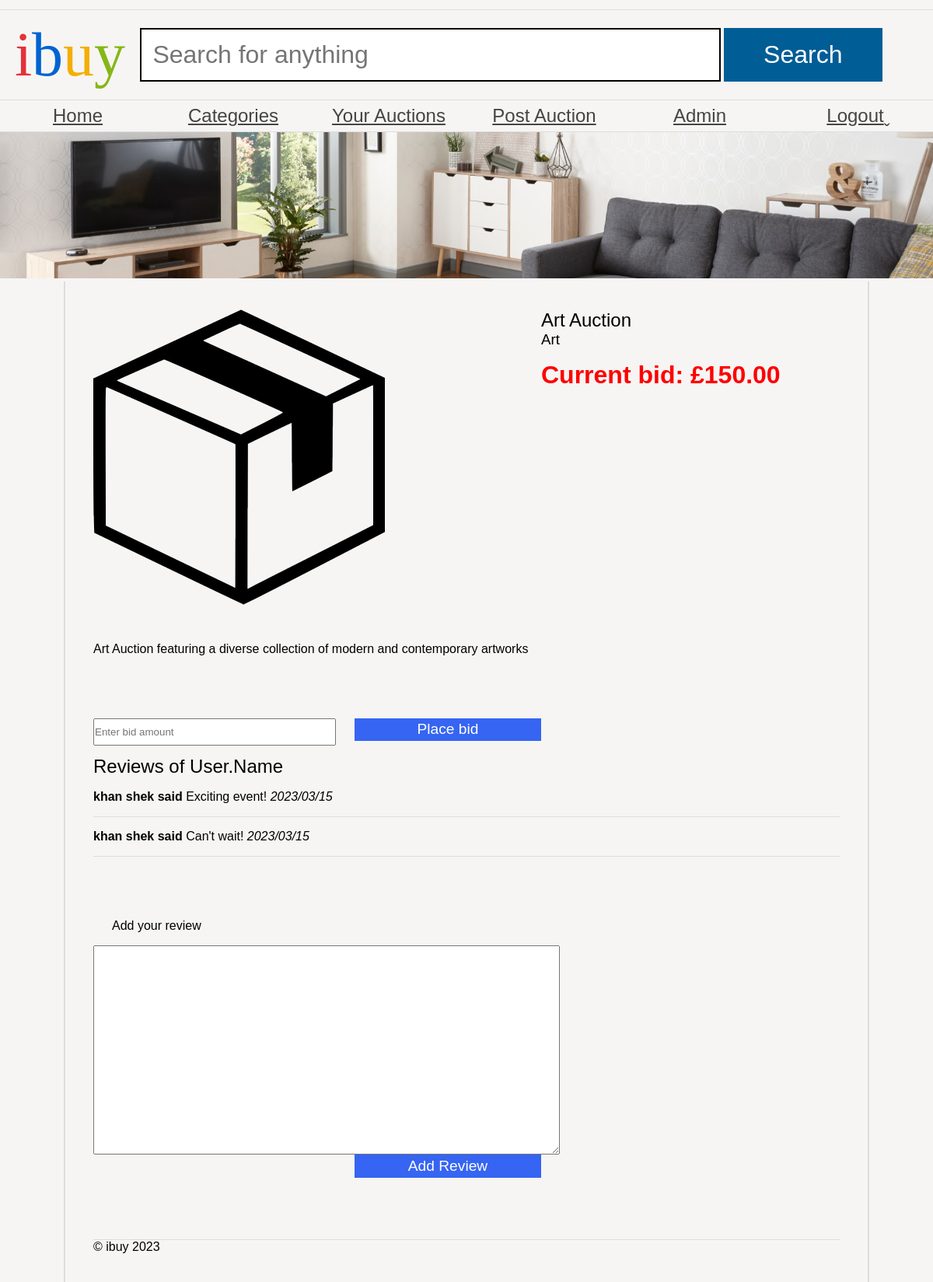
Page /auction_details.php?auction_name=Art Auction on the committed database.
### tables this page shows
CREATE TABLE `auctions` (
  `auction_name` VARCHAR(90) NOT NULL PRIMARY KEY,
  `auctioneer` VARCHAR(90) DEFAULT NULL,
  `auctionDate` DATE DEFAULT NULL,
  `auction_end_time` TIMESTAMP DEFAULT NULL,  
  `categoryName` VARCHAR(20) DEFAULT NULL,
  `Description` LONGTEXT
);

CREATE TABLE `reviews` (
  `reviewId` INT NOT NULL AUTO_INCREMENT PRIMARY KEY,
  `firstName` VARCHAR(50) DEFAULT NULL,
  `LastName` VARCHAR(50) DEFAULT NULL,
  `review_Date` VARCHAR(30) DEFAULT NULL,
  `review_Content` MEDIUMTEXT NOT NULL,
  `auction_name` VARCHAR(90) NOT NULL,
  `authorised` CHAR(1) NOT NULL,
  `email` VARCHAR(50) NOT NULL,
  FOREIGN KEY (`auction_name`) REFERENCES `auctions` (`auction_name`)
);

### auction_details.php (the view, shortened to what this page needs)
<?php
require('dataconnection/configuration.php');
?>
<!DOCTYPE html>
<html>
<head>
    <link rel="stylesheet" href="ibuy.css" />
</head>
<body>
    <header>
        <h1><span class="i">i</span><span class="b">b</span><span class="u">u</span><span class="y">y</span></h1>
        <form action="browse_products.php" method="get">
            <input type="text" name="search" placeholder="Search for anything" />
            <input type="submit" name="submit" value="Search" />
        </form>
    </header>
        <nav>
    <ul>
        <li><a class="categoryLink" href="user_dashboard.php">Home</a></li>
        <li class="dropdown">
            <a href="#" class="categoryLink">Categories</a>
        </li>
            <li><a class="categoryLink" href="user_auctions.php">Your Auctions</a></li>
            <li><a class="categoryLink" href="post_auction.php">Post Auction</a></li>
            <li><a class="categoryLink" href="\Admin\adminlogin.php">Admin</a></li>
            <li><a class="categoryLink" href="logout.php">Logout</a></li>
        </ul>
    </nav>
    <img src="banners/1.jpg" alt="Banner" />
    <main>
    <?php
        try {
            if (isset($_GET['auction_name'])) {
                $auction_name = $_GET['auction_name'];
                $sql = "SELECT * FROM auctions WHERE auction_name = ?";
                $stmt = $pdo->prepare($sql);
                $stmt->execute([$auction_name]);
                $auction = $stmt->fetch();
                if ($auction) {
                    echo '<article class="product">';
                    echo '<img src="product.png" alt="' . $auction['auction_name'] . '">';
                    echo '<section class="details">';
                    echo '<h2>' . htmlspecialchars($auction['auction_name']) . '</h2>';
                    echo '<h3>' . getCategoryName($auction['categoryName'], $pdo) . '</h3>';
                    $currentBid = getCurrentBidAmount($auction['auction_name'], $pdo);
                    echo '<p class="price">Current bid: £' . htmlspecialchars($currentBid) . '</p>';
                    echo '</section>';
                    echo '<section class="description">';
                    echo '<p>' . htmlspecialchars($auction['Description']) . '</p>';
                    echo '</section>';
                    echo '</article>';
                echo '<form action="submit_bid.php" method="POST" class="bid">';
                echo '<input type="text" name="bid" placeholder="Enter bid amount" />';
                echo '<input type="submit" name="submit" value="Place bid" />';
                echo '</form>';
echo '<section class="reviews">';
echo '<h2>Reviews of User.Name</h2>';
echo '<ul>';
$reviewsQuery = "SELECT * FROM reviews WHERE auction_name = ? ORDER BY review_Date ASC";
$reviewsStmt = $pdo->prepare($reviewsQuery);
$reviewsStmt->execute([$auction_name]);
while ($review = $reviewsStmt->fetch(PDO::FETCH_ASSOC)) {
    echo '<li>';
    echo '<strong>' . htmlspecialchars($review['firstName'] . ' ' . $review['LastName']) . ' said </strong>';
    echo htmlspecialchars($review['review_Content']) . ' <em>' . htmlspecialchars($review['review_Date']) . '</em>';
    echo '</li>';
}
echo '</ul>';
                echo '<form method="POST">';
                echo '<label>Add your review</label> <textarea name="reviewtext"></textarea>';
                echo '<input type="submit" name="submit" value="Add Review" />';
                echo '</form>';
                echo '</section>';
                }
            }
        } catch (PDOException $e) {
            echo "Error: " . $e->getMessage();
        }
function getCategoryName($categoryID, $pdo) {
    $query = "SELECT categoryName FROM categories WHERE categoryName = ?";
    $stmt = $pdo->prepare($query);
    $stmt->execute([$categoryID]);
    $result = $stmt->fetch(PDO::FETCH_ASSOC);
    if ($result) {
        return $result['categoryName'];
    } else {
        return 'Unknown Category';
    }
}
function getCurrentBidAmount($auctionName, $pdo) {
    $query = "SELECT MAX(bidAmount) AS currentBid FROM bids WHERE auction_name = ?";
    $stmt = $pdo->prepare($query);
    $stmt->execute([$auctionName]);
    $result = $stmt->fetch(PDO::FETCH_ASSOC);
    if ($result['currentBid'] !== null) {
        return number_format($result['currentBid'], 2);
    } else {
        return 'No bids yet';
    }
}
        ?>
            <footer>
        &copy; ibuy <?php echo date("Y"); ?>
    </footer>
    </main>
</body>
</html>

### ibuy.css (style rules this page uses)
* { margin: 0; padding: 0; }
body { font-family: 'Oxygen-Regular', sans-serif; background-color: #f6f5f4; max-width: 100vw; overflow-x: hidden; }
h1, h2, h3, h4 { font-weight: normal; }
a, a:visited { color: #444; }
header { margin-top: 1vw; font-family: 'Univers-Light-Normal'; display: grid; grid-template-columns: 15% 85%; align-items: center; padding-top: 1vw; padding-bottom: 1vw; border-top: 1px solid #ddd; border-bottom: 1px solid #ddd; }
header h1 { text-align: center; font-size: 5em; }
form { display: block; }
header form input[type=text] { border: 3px solid black; font-size: 2em; padding: 0.5em; width: 70%; }
body > img { width: 100vw; }
header form input[type=submit] { background-color: #005d96; color: white; width: 20%; font-size: 2em; padding: 0.5em; cursor: pointer; border: 0; }
header .i { color: #e43137; }
header .b { color: #0063d1; }
header .u { color: #f4ae01; }
header .y { color: #85b716; }
body > nav { border-bottom: 1px solid #ddd; }
body > nav ul li:last-child a:after { content: 'ˬ'; position: absolute; }
body > nav ul { display: flex; width: 100vw; list-style-type: none; }
body > nav ul li { flex: 1; }
body > nav ul li a { display: block; text-align: center; padding-top: 0.5vw; padding-bottom: 0.5vw; font-size: 1.5em; }
p.price { display: block; text-align: right; font-weight: bold; font-size: 2em; }
main { padding: 3vw; display: block; overflow: hidden; width: 80vw; margin: auto; border-left: 2px solid #ddd; border-right: 2px solid #ddd; }
article.product { display: grid; grid-template-columns: 60% 40%; grid-template-areas: "img details" "description description" "reviews reviews" }
article.product img { grid-area: img; }
article .details { grid-area: details; }
textarea { width: 100%; height: 20em; }
.reviews form { margin-top: 5em; }
.reviews ul { list-style-type: none; }
.reviews li { padding-top: 1em; padding-bottom: 1em; border-bottom: 1px solid #ddd; }
article .description { grid-area: description; padding-top: 3em; padding-bottom: 3em; }
.price { color: red; }
article.product .price { text-align: left; }
footer { margin-top: 5vw; border-top: 1px solid #ddd; }
main form { display: flex; flex-wrap: wrap; width: 50vw; }
.details p { margin-top: 0.5em; }
main form label, main form input { flex-grow: 1; width: 20vw; margin-bottom: 1em; margin-right: 2vw; margin-left: 2vw; }
.bid { margin-top: 2em; padding: 0; }
.bid input { margin-left: 0; }
main form input[type=submit] { background-color: #3665f3; color: white; flex-grow: 0; margin-left: auto; font-size: 1.2em; padding: 0.2em; cursor: pointer; border: 0; }

### auction_details.php (style rules this page uses)
.dropdown { position: relative; display: inline-block; }
header form input[type=submit] { background-color: #005d96; color: white; width: 20%; font-size: 2em; padding: 0.5em; cursor: pointer; border: 0; }
header form input[type="text"] { border: 2px solid black; font-size: 2em; padding: 0.45em; width: 70%; }

### rows in the picture
auctions: auction_name "Art Auction", categoryName "Art", Description "Art Auction featuring a diverse collection of modern and contemporary artworks"
reviews: firstName+LastName "khan shek", review_Content "Exciting event!", review_Date "2023/03/15"
reviews: firstName+LastName "khan shek", review_Content "Can't wait!", review_Date "2023/03/15"

### other values in the picture
$currentBid "150.00"
